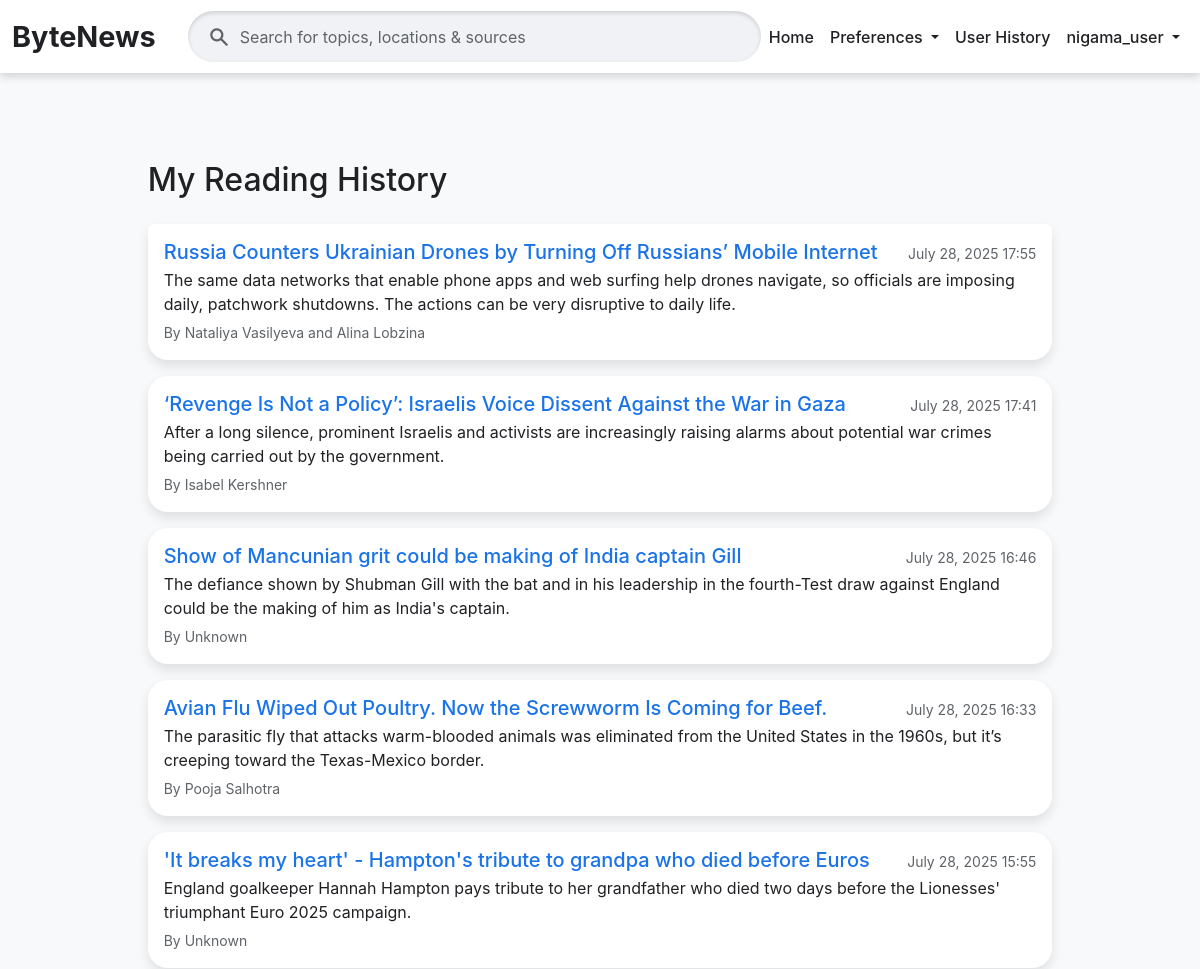
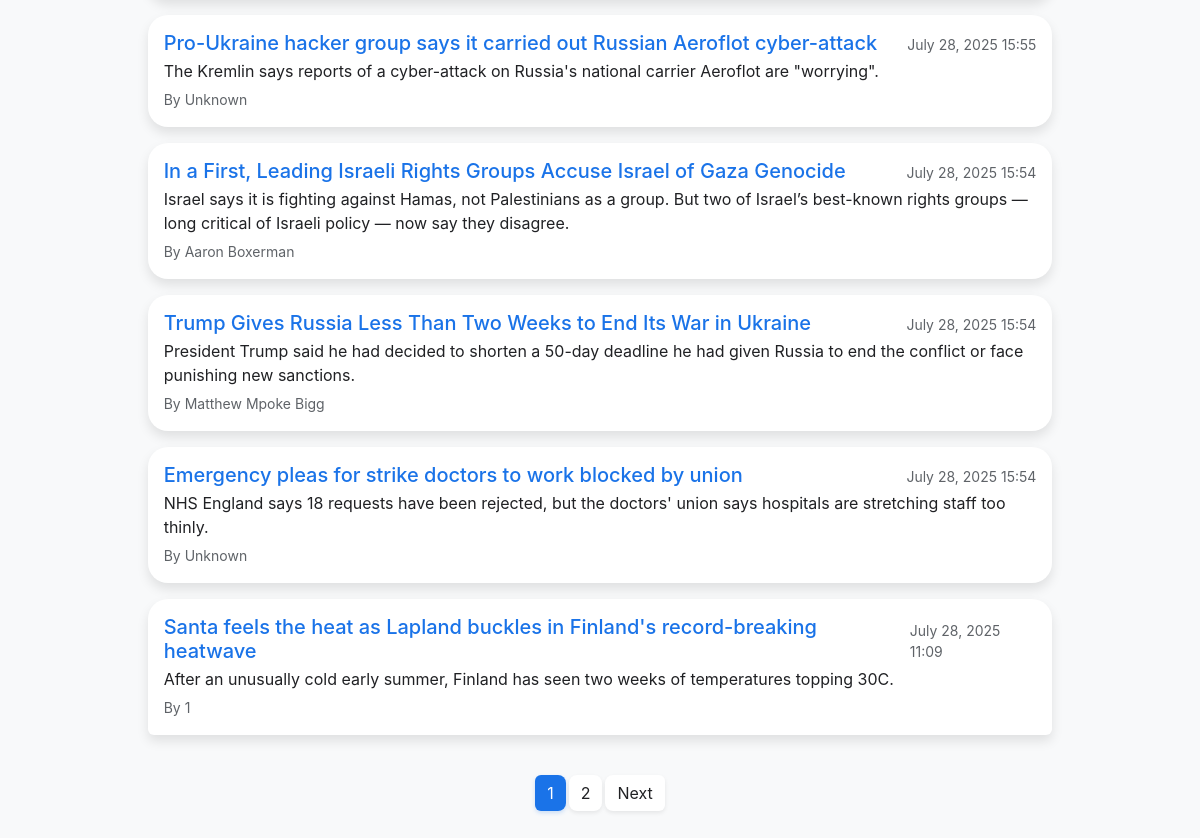
/history/ (signed in), run on an earlier commit of the app's database (2 pictures, top to bottom).
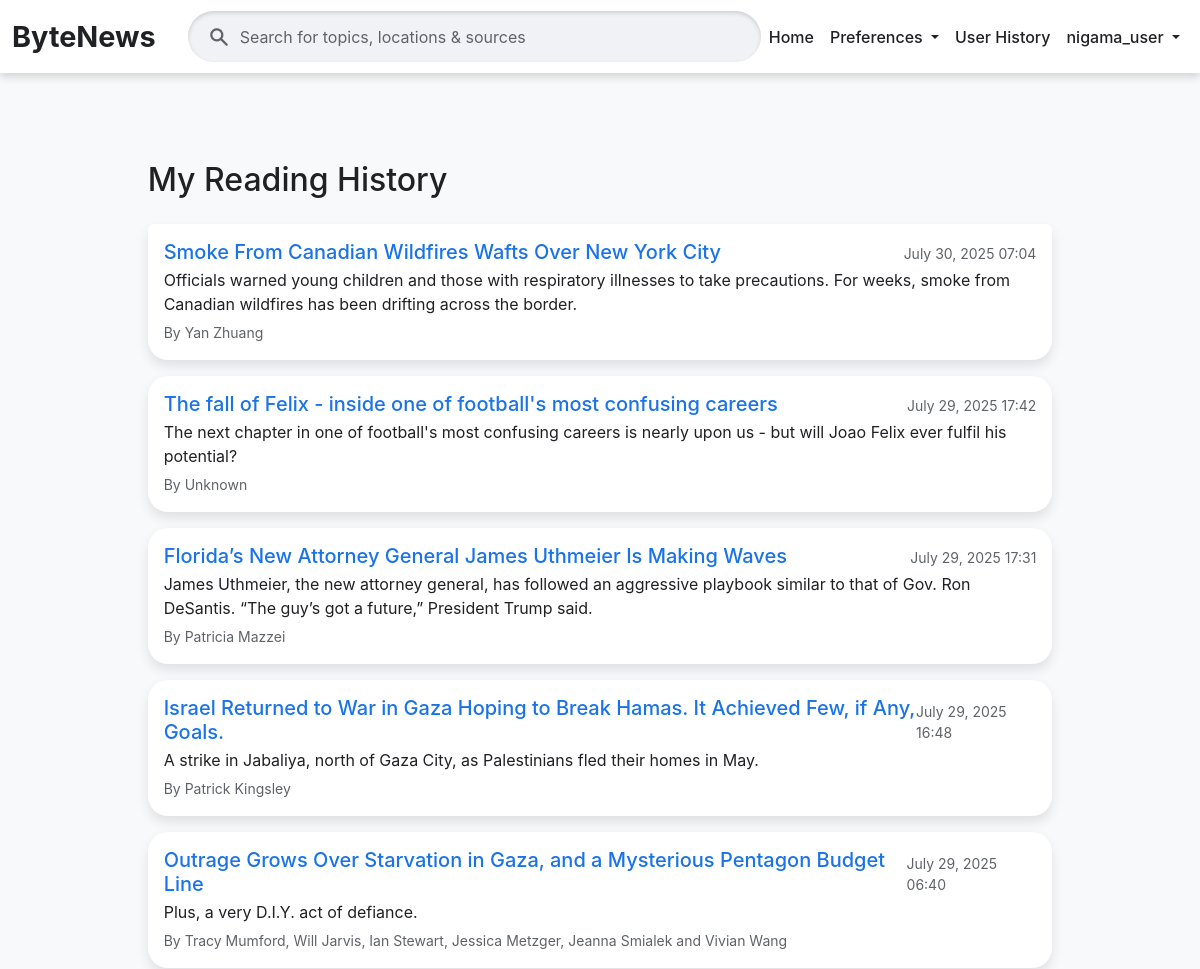
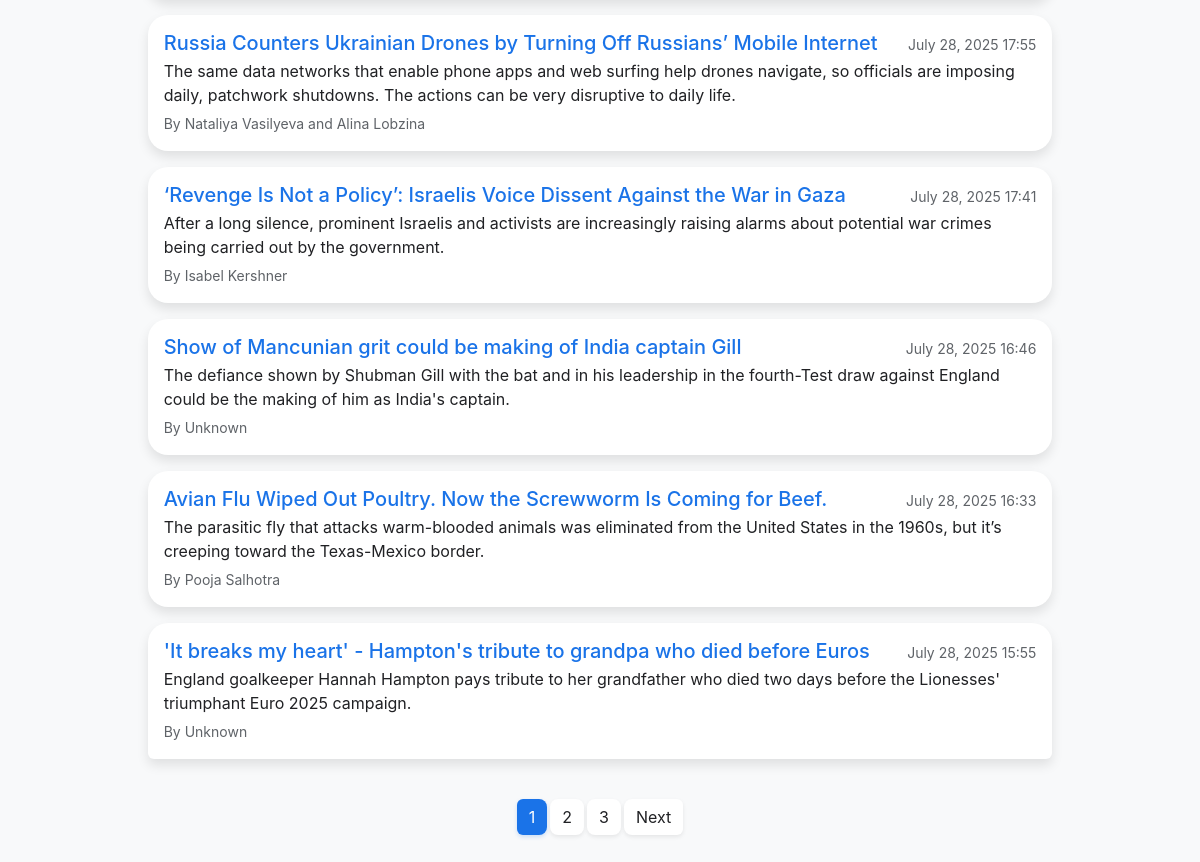
And on a later commit of the database (2 pictures, top to bottom).
### news/models.py (models this page shows, shortened)
class ReadingHistory(models.Model):
    user = models.ForeignKey(User, on_delete=models.CASCADE)
    article = models.ForeignKey(Article, on_delete=models.CASCADE)
    read_at = models.DateTimeField(auto_now_add=True)
    class Meta:
        unique_together = ('user', 'article')
        verbose_name_plural = "Reading History"

class Article(models.Model):
    title = models.CharField(max_length=200)
    content = models.TextField()
    publication_date = models.DateTimeField()
    author = models.CharField(max_length=100, blank=True, null=True)
    link = models.URLField(unique=True) # Ensure article links are unique
    categories = models.ManyToManyField(Category, related_name='articles')
    summary = models.TextField(blank=True, null=True) # New field for summary
    slug = models.SlugField(null=True, max_length=255, blank=True)
    approved = models.BooleanField(default=False) # New field to track approval status
    class Meta:
        ordering = ['-publication_date'] # Default ordering for articles
    def approved_status_icon(self): # Renamed for clarity in admin
        return self.approved # Return the boolean value directly
    approved_status_icon.boolean = True # Displays a nice checkmark/x in admin
    approved_status_icon.short_description = "Approved" # Column header in admin

### news/views.py (the view)
# urls.py: path('history/', views.ReadingHistoryListView.as_view(), name='reading_history'),
@method_decorator(login_required, name='dispatch')
class ReadingHistoryListView(ListView):
    model = ReadingHistory
    template_name = 'news/reading_history.html'
    context_object_name = 'reading_history_entries'
    paginate_by = 10
    def get_queryset(self):
        return ReadingHistory.objects.filter(user=self.request.user).order_by('-read_at')

### news/templates/news/reading_history.html (shortened to what this page needs)
{% extends 'base.html' %}
{% load static %}
{% block content %}
<div class="container mt-4">
    <div class="row justify-content-center">
        <div class="col-lg-10">
            <h2 class="mb-4">My Reading History</h2>
            {% if reading_history_entries %}
                <div class="list-group">
                    {% for entry in reading_history_entries %}
                        <a href="{% url 'news:article_detail' slug=entry.article.slug %}" class="list-group-item list-group-item-action card mb-3 p-3">
                            <div class="d-flex w-100 justify-content-between align-items-center">
                                <h5 class="mb-1">{{ entry.article.title }}</h5>
                                <small class="text-muted">{{ entry.read_at|date:"F d, Y H:i" }}</small>
                            </div>
                            <p class="mb-1">{{ entry.article.summary|default_if_none:entry.article.content|truncatechars:200 }}</p>
                            <small class="text-muted">By {{ entry.article.author|default:"Unknown" }}</small>
                        </a>
                    {% endfor %}
                </div>
                {% if is_paginated %}
                    <nav aria-label="Reading History Page navigation">
                        <ul class="pagination justify-content-center mt-4">
                            <li class="page-item {% if page_obj.number == 1 %}active{% endif %}"><a class="page-link" href="?page=1">1</a></li>
                            {% for i in page_obj.paginator.page_range %}
                                {% if i >= page_obj.number|add:"-1" and i <= page_obj.number|add:"1" and i != 1 and i != page_obj.paginator.num_pages %}
                                    <li class="page-item {% if page_obj.number == i %}active{% endif %}"><a class="page-link" href="?page={{ i }}">{{ i }}</a></li>
                                {% endif %}
                            {% endfor %}
                            {% if page_obj.paginator.num_pages > 1 %}
                                <li class="page-item {% if page_obj.number == page_obj.paginator.num_pages %}active{% endif %}"><a class="page-link" href="?page={{ page_obj.paginator.num_pages }}">{{ page_obj.paginator.num_pages }}</a></li>
                            {% endif %}
                            {% if page_obj.has_next %}
                                <li class="page-item"><a class="page-link" href="?page={{ page_obj.next_page_number }}">Next</a></li>
                            {% endif %}
                        </ul>
                    </nav>
                {% endif %}
            {% else %}
                <p>You haven't read any articles yet. Start reading to build your history!</p>
            {% endif %}
        </div>
    </div>
</div>
{% endblock %}

What changed in the data, as far as the page shows it:
no longer on this page (row unchanged): ReadingHistory: article "Pro-Ukraine hacker group says it carried out Russian Aeroflot cyber-attack", read_at "July 28, 2025 15:55", article.summary "The Kremlin says reports of a cyber-attack on Russia's national carrier Aeroflot are \"worrying\".", article.author "Unknown"
no longer on this page (row unchanged): ReadingHistory: article "In a First, Leading Israeli Rights Groups Accuse Israel of Gaza Genocide", read_at "July 28, 2025 15:54", article.summary "Israel says it is fighting against Hamas, not Palestinians as a group. But two of Israel’s best-known rights groups — long critical of Israeli policy — now say they disagree.", article.author "Aaron Boxerman"
no longer on this page (row unchanged): ReadingHistory: article "Trump Gives Russia Less Than Two Weeks to End Its War in Ukraine", read_at "July 28, 2025 15:54", article.summary "President Trump said he had decided to shorten a 50-day deadline he had given Russia to end the conflict or face punishing new sanctions.", article.author "Matthew Mpoke Bigg"
no longer on this page (row unchanged): ReadingHistory: article "Emergency pleas for strike doctors to work blocked by union", read_at "July 28, 2025 15:54", article.summary "NHS England says 18 requests have been rejected, but the doctors' union says hospitals are stretching staff too thinly.", article.author "Unknown"
no longer on this page (row unchanged): ReadingHistory: article "Santa feels the heat as Lapland buckles in Finland's record-breaking heatwave", read_at "July 28, 2025 11:09", article.summary "After an unusually cold early summer, Finland has seen two weeks of temperatures topping 30C.", article.author "1"
added ReadingHistory: article "Smoke From Canadian Wildfires Wafts Over New York City", read_at "July 30, 2025 07:04", article.summary "Officials warned young children and those with respiratory illnesses to take precautions. For weeks, smoke from Canadian wildfires has been drifting across the border.", article.author "Yan Zhuang"
added ReadingHistory: article "The fall of Felix - inside one of football's most confusing careers", read_at "July 29, 2025 17:42", article.summary "The next chapter in one of football's most confusing careers is nearly upon us - but will Joao Felix ever fulfil his potential?", article.author "Unknown"
added ReadingHistory: article "Florida’s New Attorney General James Uthmeier Is Making Waves", read_at "July 29, 2025 17:31", article.summary "James Uthmeier, the new attorney general, has followed an aggressive playbook similar to that of Gov. Ron DeSantis. “The guy’s got a future,” President Trump said.", article.author "Patricia Mazzei"
added ReadingHistory: article "Israel Returned to War in Gaza Hoping to Break Hamas. It Achieved Few, if Any, Goals.", read_at "July 29, 2025 16:48", article.summary "A strike in Jabaliya, north of Gaza City, as Palestinians fled their homes in May.", article.author "Patrick Kingsley"
added ReadingHistory: article "Outrage Grows Over Starvation in Gaza, and a Mysterious Pentagon Budget Line", read_at "July 29, 2025 06:40", article.summary "Plus, a very D.I.Y. act of defiance.", article.author "Tracy Mumford, Will Jarvis, Ian Stewart, Jessica Metzger, Jeanna Smialek and Vivian Wang"
Also different on the page:
{{ page_obj.paginator.num_pages }}: "2" → "3"
new list line: "2"
